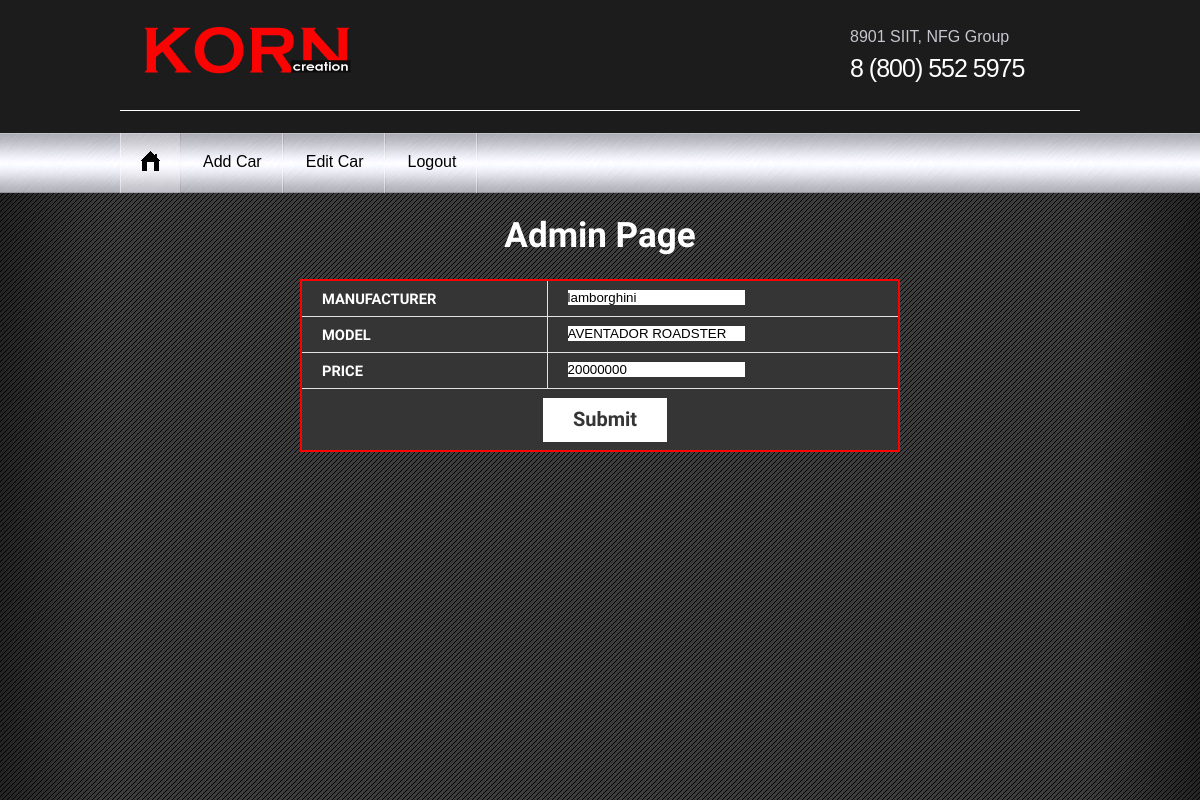
The app's page /edit_car.php?id=1, older data.
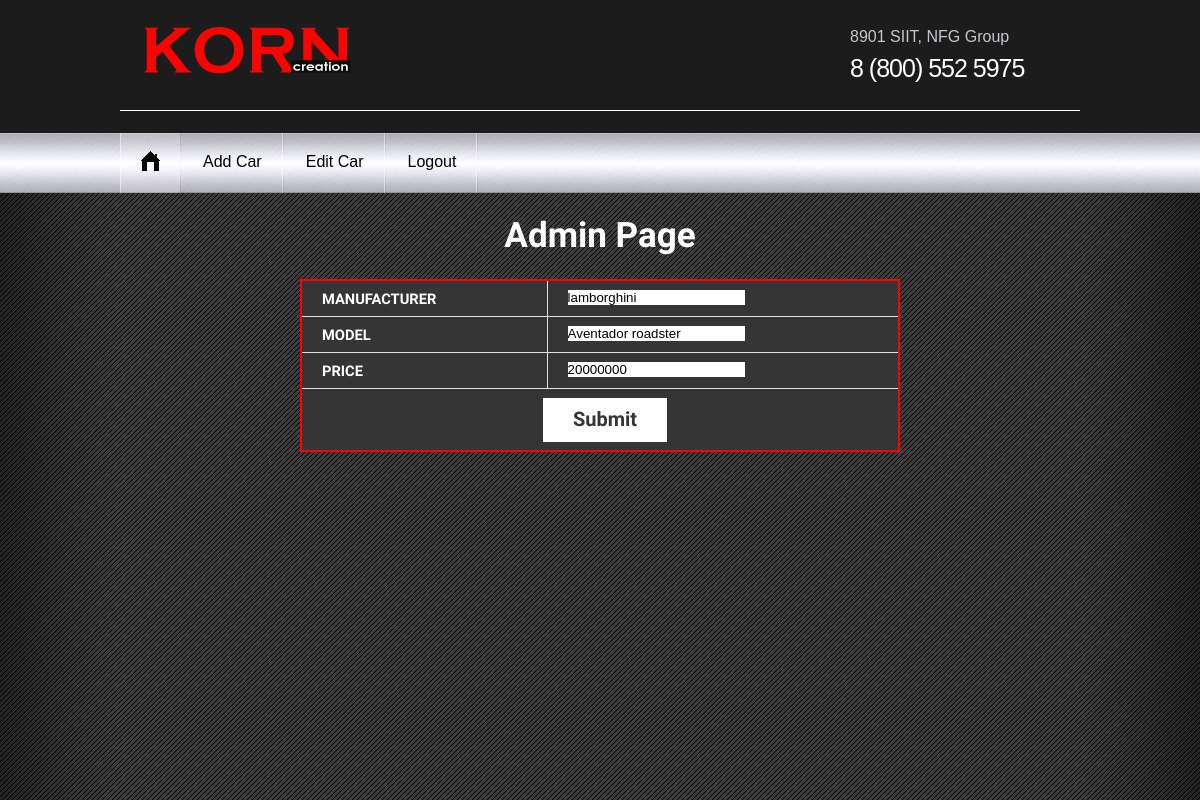
The same page, newer data.
### tables this page shows
CREATE TABLE `car_model` (
  `CAR_ID` int(11) NOT NULL,
  `MANUFACTURER` varchar(255) NOT NULL,
  `MODEL` varchar(255) NOT NULL,
  `PRICE` int(11) NOT NULL,
  `DISABLE`int(11) NOT NULL
);

### edit_car.php (the view, shortened to what this page needs)
<?php
  require_once('connect.php');
  $page = $_GET['page'];
?>
<html lang="en">
<head>
<link rel="stylesheet" type="text/css" media="screen" href="css/reset.css">
<link rel="stylesheet" type="text/css" media="screen" href="css/style.css">
</head>
<body>
<div class="bg">
  <header>
    <div class="main wrap">
      <h1><a href="index.html"><img src="images/logo.png" alt=""></a></h1>
        <p>8901 SIIT, NFG Group <span>8 (800) 552 5975</span></p>
    </div>
    <div class="staff">
    </div>
    <nav>
      <ul class="menu">
        <li><a href="index.html" class="home"><img src="images/home.jpg" alt=""></a></li>
        <li <?php if($page=='add'){echo "class='current'";} ?>><a href="admin.php?page=add">Add Car</a></li>
        <li <?php if($page=='edit'){echo "class='current'";} ?>><a href="admin.php?page=edit">Edit Car</a></li>
        <li><a href="logout.php">Logout</a></li>
      </ul>
    </nav>
  </header>
<br>
<body>
<h3 style="font-size:35px; line-height:42px; color:white; font-weight:bold; font-family: 'Open Sans Condensed', sans-serif;
text-align: center;">Admin Page</h3><br>
  <?php
  if(isset($_GET['id'])){
    $id = $_GET['id'];
    $q = "SELECT * FROM car_model WHERE CAR_ID = $id";
    $result = $mysqli->query($q);
    $row = $result->fetch_array();
    echo
    '<style type="text/css">
    table{font-family: "Open Sans Condensed", sans-serif; color:white; font-size: 11pt; font-style: normal; align:center; margin-left:auto; margin-right:auto; width:600px;
    text-align:; background-color: #353535; border-collapse: collapse; border: 2px solid red}
    table.inner{border: 0px}*/
    </style>
    <div class="main_content">
    <form action="edit_car.php" method="POST">
    <table class="add_table" align="center" cellpadding = "10">
    <tr><td>manufacturer</td><td><input type="text" name="manufacturer" value="'.$row["MANUFACTURER"].'"></td><tr>
    <tr><td>model</td><td><input type="text" name="model" value="'.$row["MODEL"].'"></td><tr>
    <tr><td>price</td><td><input type="text" name="price" value="'.$row["PRICE"].'"></td><tr>
    <tr><td colspan="2" align="center"><input type="submit" class="button-2" value="Submit">
    </td></tr></table></div><input type="hidden" name="edit_id" value="'.$id.'"';
  }
  ?>
</html>

Row changes from the older to the newer data that the page shows:
changed car_model "lamborghini": model "AVENTADOR ROADSTER" → "Aventador roadster"
